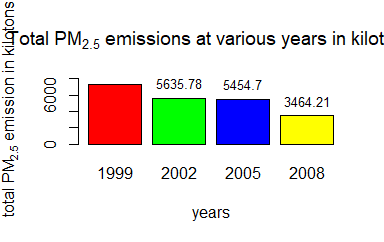

Recreate this plot in R.
total.emissions <- summarise(group_by(NEI, year), Emissions=sum(Emissions))
clrs <- c("red", "green", "blue", "yellow")
x1<-barplot(height=total.emissions$Emissions/1000, names.arg=total.emissions$year,
            xlab="years", ylab=expression('total PM'[2.5]*' emission in kilotons'),ylim=c(0,8000),
            main=expression('Total PM'[2.5]*' emissions at various years in kilotons'),col=clrs)
text(x = x1, y = round(total.emissions$Emissions/1000,2), label = round(total.emissions$Emissions/1000,2), pos = 3, cex = 0.8, col = "black")
